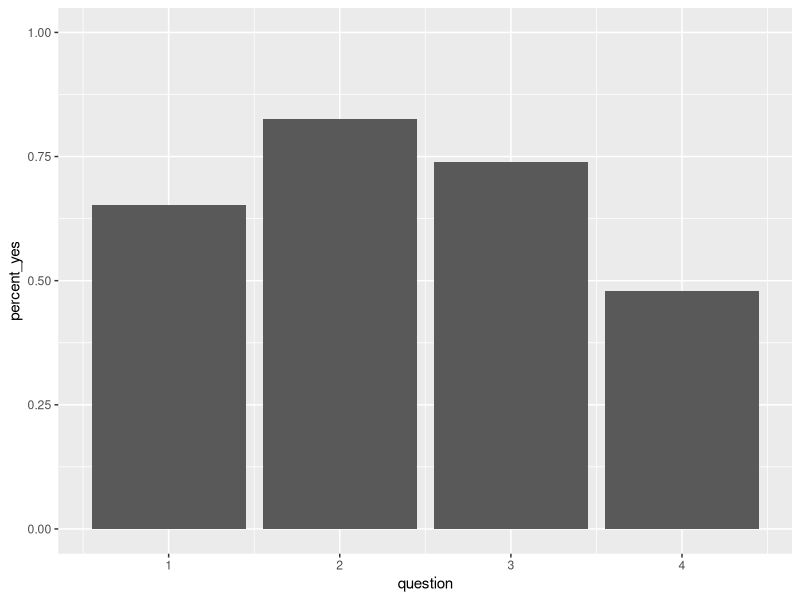
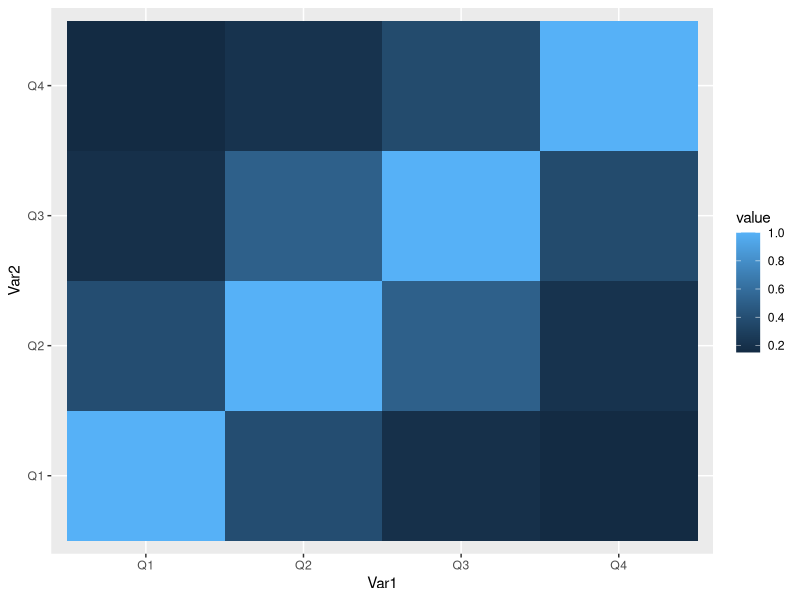

Recreate these plots in R, in order. (Note: a time limit stopped this script after it produced the figures.)
#!/usr/bin/env Rscript

library(ggplot2)
library(reshape2)

# Personality test data
results <- data.frame(
  rbind(
    c(0,0,0,0),
    c(0,0,0,0),
    c(0,0,1,1),
    c(0,1,0,0),
    c(0,1,1,0),
    c(0,1,1,0),
    c(0,1,1,1),
    c(0,1,1,1),
    c(1,0,0,0),
    c(1,1,0,0),
    c(1,1,0,1),
    c(1,1,1,0),
    c(1,1,1,0),
    c(1,1,1,0),
    c(1,1,1,0),
    c(1,1,1,0),
    c(1,1,1,1),
    c(1,1,1,1),
    c(1,1,1,1),
    c(1,1,1,1),
    c(1,1,1,1),
    c(1,1,1,1),
    c(1,1,1,1)
  )
)
colnames(results) <- c("Q1", "Q2", "Q3", "Q4")

percent_answered <- data.frame(
  question=c(1,2,3,4),
  percent_yes=colSums(results) / nrow(results)
)

# Plot the percentage of yeses per question
p <- (
  ggplot(data=percent_answered, aes(x=question, y=percent_yes))
  + geom_bar(stat="identity")
  + ylim(0, 1)
)
x11()
print(p)

# Plot a heatmap of correlation values
correlation_matrix = cor(results)
melted_correlation_matrix = melt(correlation_matrix)

p <- (
  ggplot(
    data=melted_correlation_matrix,
    aes(x=Var1, y=Var2, fill=value)
  ) +
  geom_tile()
)
x11()
print(p)

# Wait for user to kill script
Sys.sleep(999999999999)
